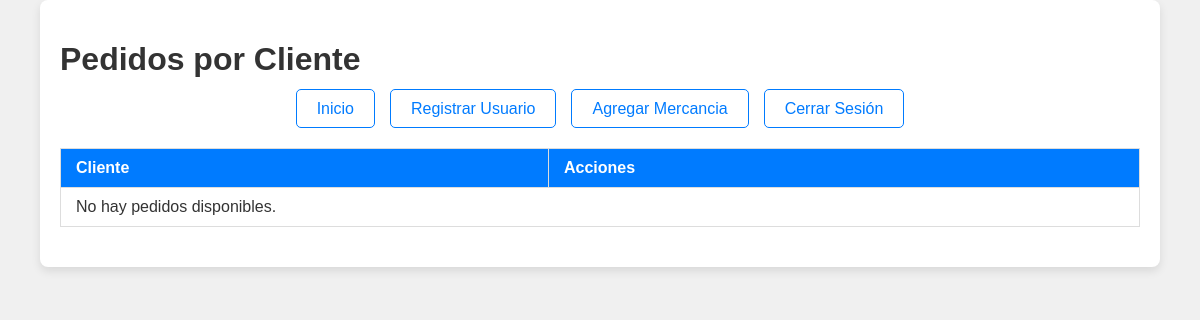
The page /Admin/admin_pedidos.php (signed in) on the database as committed earlier.
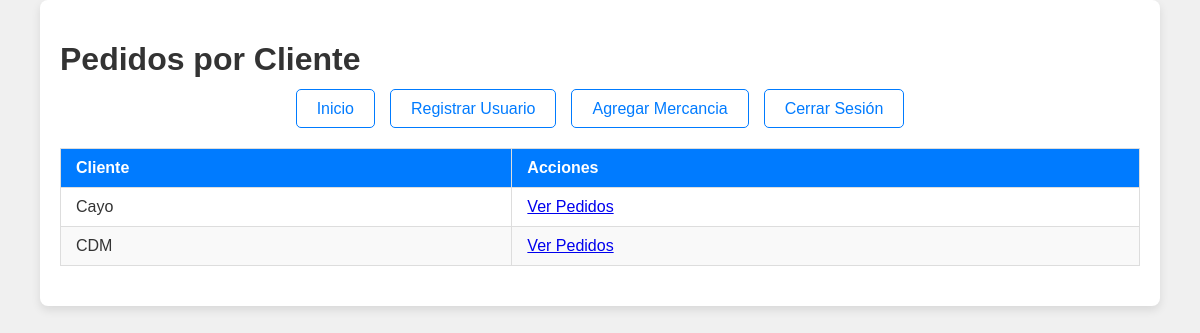
The same page on the database as committed later.
### tables this page shows
CREATE TABLE `usuarios` (
  `id` int(11) NOT NULL,
  `nombre` varchar(100) NOT NULL,
  `email` varchar(100) NOT NULL,
  `username` varchar(50) NOT NULL,
  `password` varchar(255) NOT NULL,
  `role` enum('admin','user') DEFAULT 'user'
);

### Admin/admin_pedidos.php (the view, shortened to what this page needs)
<?php
include '../conexion.php';
include_once "../Admin/encabezado.php";
$sql = "SELECT DISTINCT usuarios.id, usuarios.nombre
        FROM pedidos
        JOIN usuarios ON pedidos.cliente_id = usuarios.id";
$result = $conn->query($sql);
?>
<!DOCTYPE html>
<html lang="es">
<head>
    <link rel="stylesheet" href="../Estilos/estilo_general.css">
</head>
<body>
    <div class="container">
        <h1>Pedidos por Cliente</h1>
        <header>
        <div class="menu">
            <nav>
                <ul>
                <li><a href="../Admin/admin.php">Inicio</a></li>
                <li><a href="../Admin/registrar_usuario.php">Registrar Usuario</a></li>
            <li><a href="../Admin/agregar_producto.php">Agregar Mercancia</a></li>
            <li><a href="../logout.php">Cerrar Sesión</a></li>
                </ul>
            </nav>
        </div>
    </header>
        <table>
            <thead>
                <tr>
                    <th>Cliente</th>
                    <th>Acciones</th>
                </tr>
            </thead>
            <tbody>
                <?php
                if ($result->num_rows > 0) {
                    while ($row = $result->fetch_assoc()) {
                        echo '
                        <tr>
                            <td>' . htmlspecialchars($row['nombre']) . '</td>
                            <td><a href="ver_pedido.php?cliente_id=' . htmlspecialchars($row['id']) . '">Ver Pedidos</a></td>
                        </tr>';
                    }
                } else {
                    echo '<tr><td colspan="2">No hay pedidos disponibles.</td></tr>';
                }
                ?>
            </tbody>
        </table>
    </div>
</body>
</html>

Rows that differ between the two databases and show on the page:
added usuarios: nombre "Cayo"
added usuarios: nombre "CDM"
Other text that changed with them:
text no longer shown: "No hay pedidos disponibles."
